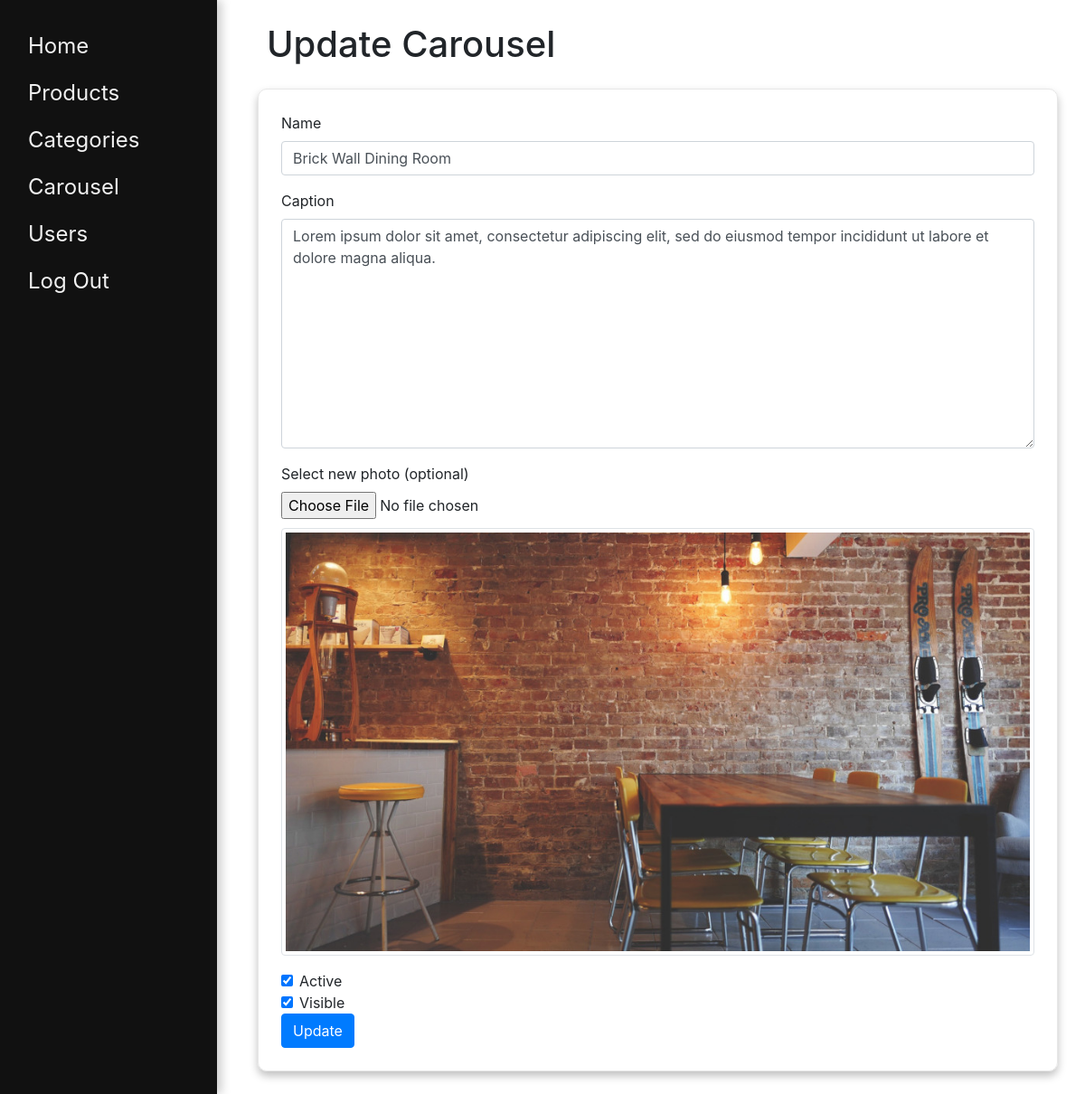
The app's page /backend/update.php?type=carousel&id=1 (signed in) with its own data.
### tables this page shows
CREATE TABLE `carousel` (
  `id` int(11) NOT NULL,
  `title` varchar(55) NOT NULL,
  `caption` varchar(255) NOT NULL,
  `img_url` varchar(128) NOT NULL,
  `active` tinyint(4) NOT NULL,
  `visible` tinyint(4) NOT NULL
);

### includes/autoload.php (called while the page is built, shortened)
<?php
spl_autoload_register(function($className) {
  try {
    $file = dirname(__DIR__) . "/classes/{$className}.php";
  }
  catch (Exception $e) {
    echo $e->getMessage();
  }
});

### classes/Database.php (called while the page is built, shortened)
<?php
class Database {
  private $host = 'localhost';
  private $db_name = 'furniture';
  private $username = 'keroles';
  private $password = 'password';
  public function dbConnect() {
    try {
      $this->connection = new PDO("mysql:host={$this->host};dbname={$this->db_name}", "{$this->username}", "{$this->password}");
      $this->connection -> setAttribute(PDO::ATTR_ERRMODE, PDO::ERRMODE_EXCEPTION);
      return $this->connection;
    } catch (PDOException $e) {
      die("ERROR: Could not connect. " . $e->getMessage());
    }
  }
}

### classes/Carousel.php (called while the page is built, shortened)
<?php
class Carousel extends Database {
  public function readByID($id) {
    $query = 'SELECT * FROM carousel WHERE id=?';
    $stmt = $this->dbConnect()->prepare($query);
    $stmt->execute([$id]);
    return $stmt->fetchAll(PDO::FETCH_ASSOC);
  }
  public function getActive() {
    $query = "SELECT * FROM carousel WHERE active = 1";
    return $this->dbConnect()->query($query)->rowCount();
  }
  public function getActiveByID($id) {
    $query = 'SELECT active FROM carousel WHERE id=?';
    $stmt = $this->dbConnect()->prepare($query);
    $stmt->execute([$id]);
    return $stmt->fetchColumn();
  }
}

### backend/forms/update_carousel.php (the view)
<h1>Update Carousel</h1>
<form action="" method="post" enctype="multipart/form-data">
  <?php
    $carousel = new Carousel();
    $items = $carousel->readByID($id);
    foreach($items as $item):
  ?>
    <div class="form-group">
      <label for="title">Name</label>
      <input type="text" name="title" id="title" class="form-control" value="<?= $item['title'] ?>">
    </div>
    <div class="form-group">
      <label for="Caption">Caption</label>
      <textarea name="caption" id="caption" cols="30" rows="10" class="form-control" ><?= $item['caption'] ?></textarea>
    </div>
    <div class="form-group">
      <label>Select new photo (optional)</label>
      <input type="file" class="form-control-file" name="image" id="image">
      <div style="padding-top: 10px;"><img src="../<?= $item['img_url'] ?>" class="img-thumbnail" alt=""></div>
    </div>
    <div class="form-check">
      <input class="form-check-input" type="checkbox" name="active" value="1" id="active" <?= $item['active']? 'checked': '' ?> <?= ($carousel->getActive() && !$carousel->getActiveByID($id))? 'disabled' : '' ?>>
      <label class="form-check-label" for="active">
        Active
      </label>
    </div>
    <div class="form-check">
      <input class="form-check-input" type="checkbox" name="visible" value="1" id="visible" <?= $item['visible']? 'checked': '' ?>>
      <label class="form-check-label" for="visible">
        Visible
      </label>
    </div>
    <button class="btn btn-primary" name="btn_update">Update</button>
  <?php endforeach; ?>
</form>

### style/css/main.css (style rules this page uses)
.main-section h1 { margin:25px 0 25px 10px }
.main-section .container form { border:1px solid #e7e7e7;border-radius:10px;padding:25px;box-shadow:0 5px 10px rgba(0,0,0,.25) }

### records on screen
carousel: title "Brick Wall Dining Room", caption "Lorem ipsum dolor sit amet, consectetur adipiscing elit, sed do eiusmod tempor incididunt ut labore et dolore magna aliqua.", img_url (picture), active "☑", visible "☑"
